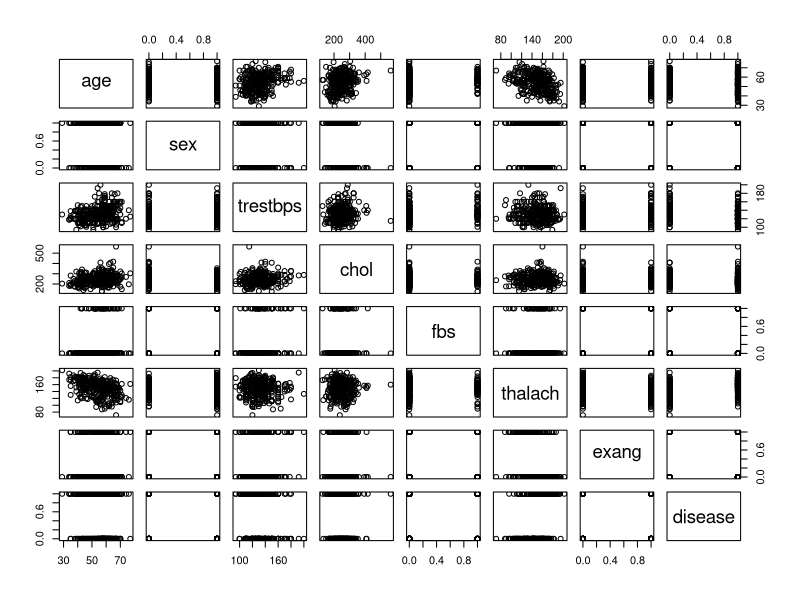
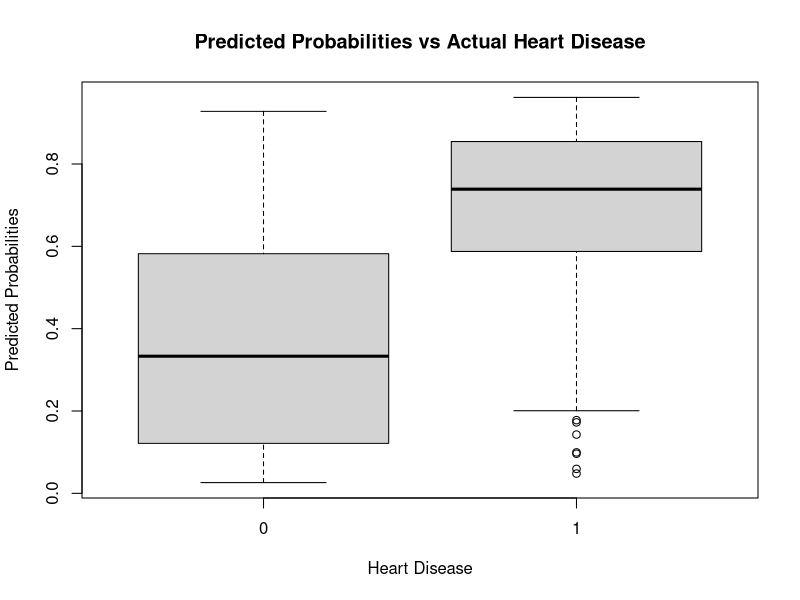

Source code (R) for these figures, in order:
## ---- chunk 1
knitr::opts_chunk$set(message = FALSE, fig.align = "center")
## ---- chunk 2
library(tidyverse)
library(GGally)
## ---- chunk 3
heart <- read_csv("heart.csv")
## ---- chunk 4
pairs(heart)
age_thalach <- lm(age ~ thalach, data = heart)
summary(age_thalach)
## ---- chunk 5
log_reg_all <- glm(disease ~ ., family = binomial, data = heart)
summary(log_reg_all)
log_reg_1 <- glm(disease ~ . - fbs, family = binomial, data = heart)
summary(log_reg_1)
log_reg_2 <- glm(disease ~ . - fbs - age, family = binomial, data = heart)
summary(log_reg_2)
log_reg_3 <- glm(disease ~ . - fbs - age - chol, family = binomial, data = heart)
summary(log_reg_3)
log_reg_4 <- glm(disease ~ . - fbs - age - chol - trestbps, family = binomial, data = heart)
summary(log_reg_4)

log_reg_be <- log_reg_4
## ---- chunk 6
summary(log_reg_be)
## ---- chunk 7
heart$probs <- predict(log_reg_be, type = "response")
boxplot(probs ~ disease,
  data = heart,
  xlab = "Heart Disease",
  ylab = "Predicted Probabilities",
  main = "Predicted Probabilities vs Actual Heart Disease"
)
## ---- chunk 8
log_reg_age <- glm(formula = disease ~ age, data = heart)
summary(log_reg_age)
log_reg_sex <- glm(formula = disease ~ sex, data = heart)
summary(log_reg_sex)
log_reg_trestbps <- glm(formula = disease ~ trestbps, data = heart)
summary(log_reg_trestbps)
log_reg_chol <- glm(formula = disease ~ chol, data = heart)
summary(log_reg_chol)
log_reg_fbs <- glm(formula = disease ~ fbs, data = heart)
summary(log_reg_fbs)
log_reg_thalach <- glm(formula = disease ~ thalach, data = heart)
summary(log_reg_thalach)
log_reg_exang <- glm(formula = disease ~ exang, data = heart)
summary(log_reg_exang)

log_reg_fs_1 <- glm(formula = disease ~ exang + thalach, data = heart)
summary(log_reg_fs_1)
log_reg_fs_2 <- glm(formula = disease ~ exang + thalach + sex, data = heart)
summary(log_reg_fs_2)
log_reg_fs_3 <- glm(formula = disease ~ exang + thalach + sex + age, data = heart)
summary(log_reg_fs_3)

log_reg_fs <- glm(formula = disease ~ exang + thalach + sex, data = heart)
